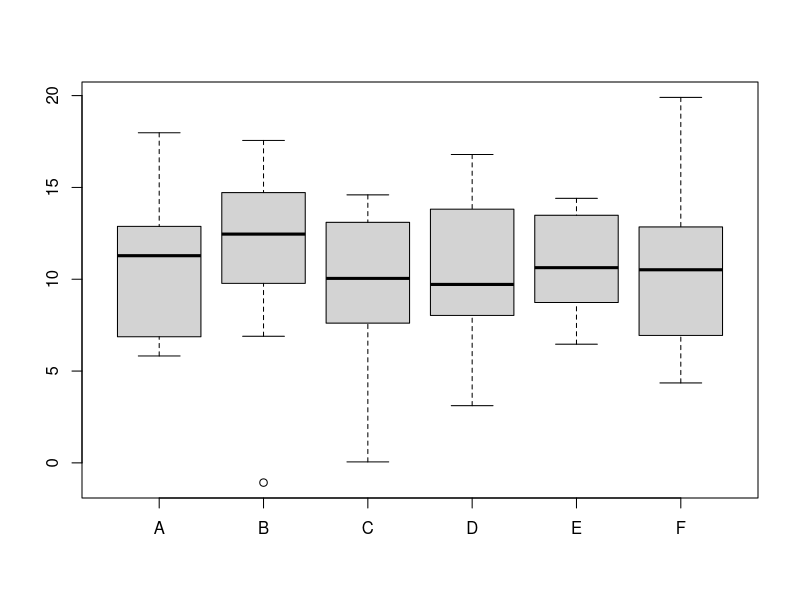

Reproduce this figure in R. (Note: this script raises an error after producing the figure.)

## @knitr env, include=FALSE, echo=FALSE, cache=FALSE
library("knitr")
opts_chunk$set(fig.align = 'center', 
               fig.show = 'hold', 
               par = TRUE,
               prompt = TRUE,
               eval = TRUE,
               stop_on_error = 1L,
               comment = NA)
options(replace.assign = TRUE, 
        width = 55)
set.seed(1)


## @knitr makedata1, tidy = FALSE
n <- 10
m <- 6
marray <- matrix(rnorm(n * m, 10, 5), ncol = m)
pmeta <- data.frame(sampleId = 1:m, 
                    condition = rep(c("WT", "MUT"), each = 3))
rownames(pmeta) <- colnames(marray) <- LETTERS[1:m]
fmeta <- data.frame(geneId = 1:n, 
                    pathway = sample(LETTERS, n, replace = TRUE))
rownames(fmeta) <- 
    rownames(marray) <- paste0("probe", 1:n)


## @knitr makedata2, tidy= FALSE
maexp <- list(marray = marray,
              fmeta = fmeta,
              pmeta = pmeta)
rm(marray, fmeta, pmeta) ## clean up
str(maexp)


## @knitr access
maexp$pmeta
summary(maexp$marray[, "A"])
wt <- maexp$pmeta[, "condition"] == "WT"
maexp$marray["probe8", wt]
maexp[["marray"]]["probe3", !wt] ## different syntax


## @knitr bw1, dev='pdf', echo=TRUE
boxplot(maexp$marray)


## @knitr subset
x <- 1:5
y <- 1:3
marray2 <- maexp$marray[x, y]
fmeta2 <- maexp$fmeta[x, ]
pmeta2 <- maexp$pmeta[y, ]
maexp2 <- list(marray = marray2,
               fmeta = fmeta2,
               pmeta = pmeta2)
rm(marray2, fmeta2, pmeta2) ## clean up
str(maexp2)


## @knitr makeclass, tidy = FALSE
MArray <- setClass("MArray",
                   slots = c(marray = "matrix",
                       fmeta = "data.frame",
                       pmeta = "data.frame"))


## @knitr makeobject, tidy = FALSE
MArray() ## an empty object
MArray(marray = 1:2) ## not allowed
ma <- MArray(marray = maexp[[1]],
             pmeta = maexp[["pmeta"]],
             fmeta = maexp[["fmeta"]])       
class(ma)
ma


## @knitr accesswithat
ma@pmeta


## @knitr showmeth
show
isGeneric("show")
hasMethod("show")


## @knitr showmethod, tidy = FALSE
setMethod("show", 
          signature = "MArray", 
          definition = function(object) {
              cat("An object of class ", class(object), "\n", sep = "")
              cat(" ", nrow(object@marray), " features by ", 
                  ncol(object@marray), " samples.\n", sep = "")
              invisible(NULL)
          })
ma 


## @knitr makegen
setGeneric("marray", function(object) standardGeneric("marray"))


## @knitr makegen2
setGeneric("marray", function(object, ...) standardGeneric("marray"))


## @knitr makemeth, tidy = FALSE
setMethod("marray", "MArray", 
          function(object) object@marray)
marray(ma)


## @knitr otheraccess, echo = FALSE
.silent <- setGeneric("pmeta", function(object) standardGeneric("pmeta"))
.silent <- setGeneric("fmeta", function(object) standardGeneric("fmeta"))
.silent <- setMethod("pmeta", "MArray", function(object) object@pmeta)
.silent <- setMethod("fmeta", "MArray", function(object) object@fmeta)


## @knitr syntaticsugar, tidy = FALSE
letters[1:3]
`[`(letters, 1:3)


## @knitr subsetma, tidy = FALSE
setMethod("[", "MArray",
          function(x,i,j,drop="missing") {              
              .marray <- x@marray[i, j]
              .pmeta <- x@pmeta[j, ]
              .fmeta <- x@fmeta[i, ]
              MArray(marray = .marray,
                     fmeta = .fmeta,
                     pmeta = .pmeta)
          })
ma[1:5, 1:3]


## @knitr setval, tidy = FALSE
setValidity("MArray", function(object) {
    msg <- NULL
    valid <- TRUE
    if (nrow(marray(object)) != nrow(fmeta(object))) {
        valid <- FALSE
        msg <- c(msg, 
                 "Number of data and feature meta-data rows must be identical.")
    }
    if (ncol(marray(object)) != nrow(pmeta(object))) {
        valid <- FALSE
        msg <- c(msg, 
                 "Number of data rows and sample meta-data columns must be identical.")
    }
    if (!identical(rownames(marray(object)), rownames(fmeta(object)))) {
        valid <- FALSE
        msg <- c(msg, 
                 "Data and feature meta-data row names must be identical.")        
    }
    if (!identical(colnames(marray(object)), rownames(pmeta(object)))) {
        valid <- FALSE
        msg <- c(msg, 
                 "Data row names and sample meta-data columns names must be identical.")        
    }
    if (valid) TRUE else msg 
})
validObject(ma)


## @knitr notvalid
x <- matrix(1:12, ncol = 3)
y <- fmeta(ma)
z <- pmeta(ma)
MArray(marray = x, fmeta = y, pmeta = z)


## @knitr replacedirect
ma@marray <- 1
(broken <- ma)
broken@marray <- matrix(1:9, 3)
broken
validObject(broken)


## @knitr genreplacement, tidy = FALSE
setGeneric("marray<-", 
           function(object, value) standardGeneric("marray<-"))


## @knitr replacement, tidy = FALSE
setMethod("marray<-", "MArray", 
          function(object, value) {
              object@marray <- value
              if (validObject(object))
                  return(object)
})


## @knitr replacement2, tidy = FALSE
tmp <- matrix(rnorm(n*m, 10, 5), ncol = m)
marray(ma) <- tmp
colnames(tmp) <- LETTERS[1:m]
rownames(tmp) <- paste0("probe", 1:n)
head(marray(ma), n = 2)
marray(ma) <- tmp
head(marray(ma), n = 2)


## @knitr replacementex, echo = FALSE
.silent <- setGeneric("fmeta<-", function(object, value) standardGeneric("fmeta<-"))
.silent <- setMethod("fmeta<-", "MArray", 
          function(object, value) {
              object@fmeta <- value
              if (validObject(object))
                  return(object)
})
.silent <- setGeneric("pmeta<-", function(object, value) standardGeneric("pmeta<-"))
.silent <- setMethod("pmeta<-", "MArray", 
          function(object, value) {
              object@pmeta <- value
              if (validObject(object))
                  return(object)
})


## @knitr replacepmeta
pmeta(ma)$sex <- rep(c("M", "F"), 3)
pmeta(ma)


## @knitr introspec
slotNames(ma)
getClass("MArray")


## @knitr introspec2
showMethods("marray")
showMethods(classes = "MArray")


## @knitr introspec3
getMethod("marray", "MArray")


## @knitr sessioninfo, results='asis', echo=FALSE
toLatex(sessionInfo())


